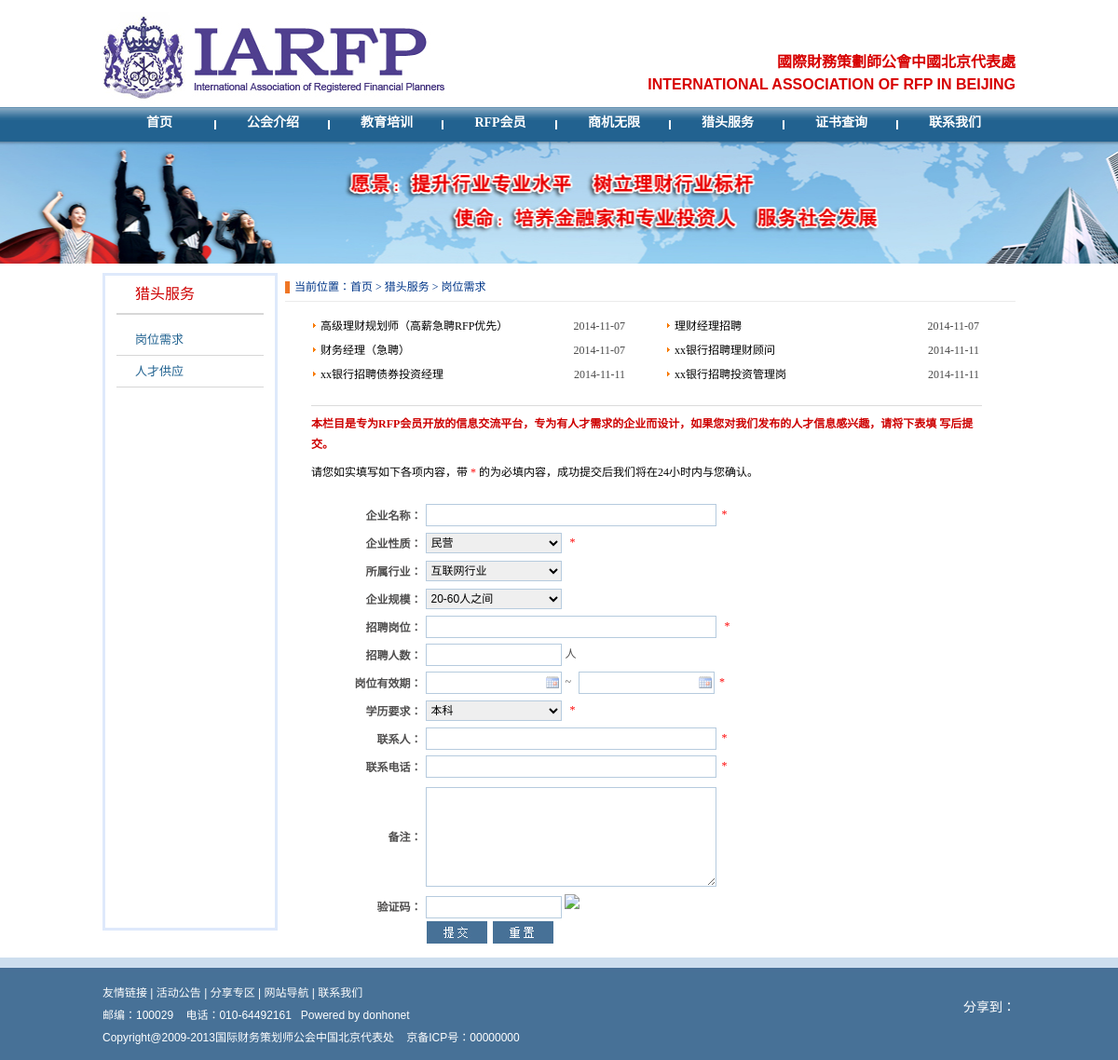
The app's page /post.php with its own data.
### tables this page shows
CREATE TABLE `dh_category` (
  `catId` bigint(20) NOT NULL auto_increment COMMENT '栏目ID',
  `parentId` bigint(20) default NULL COMMENT '上级栏目ID',
  `catName` varchar(128) default NULL COMMENT '栏目名称',
  `menuName` varchar(128) default NULL,
  `imgPath` varchar(500) default NULL COMMENT '图片路径',
  `createTime` datetime default NULL COMMENT '创建时间',
  `path` varchar(128) default NULL COMMENT '路径',
  `seqNo` smallint(1) default NULL COMMENT '排序序号',
  `style` smallint(1) default NULL COMMENT '栏目类型',
  `seoTitle` varchar(500) default NULL,
  `seoKey` varchar(255) default NULL,
  `seoDescription` text,
  `frontUrl` varchar(255) default NULL,
  `backUrl` varchar(255) default NULL,
  `description` text,
  `isShow` smallint(1) default '0',
  PRIMARY KEY  (`catId`)
);

CREATE TABLE `dh_new` (
  `nId` bigint(20) NOT NULL auto_increment,
  `title` varchar(500) default NULL,
  `intro` varchar(500) default NULL,
  `content` text,
  `catId` bigint(20) default NULL,
  `issueDate` date default NULL,
  `putTop` smallint(1) default NULL,
  `origin` varchar(255) default NULL,
  `isShow` smallint(1) default NULL,
  `isSecondShow` smallint(1) default NULL,
  `recom` smallint(1) default NULL,
  `seqNo` smallint(1) default NULL,
  `seoTitle` varchar(500) default NULL,
  `seoKey` varchar(500) default NULL,
  `seoDescription` varchar(500) default NULL,
  `urlRedirect` varchar(500) default NULL,
  `tag` varchar(500) default NULL,
  `imgPath` varchar(500) default NULL,
  `imgAlt` varchar(500) default NULL,
  `thumbnailPath` varchar(500) default NULL,
  `thumbnailAlt` varchar(500) default NULL,
  `author` varchar(200) NOT NULL default '',
  `createTime` datetime default NULL,
  PRIMARY KEY  (`nId`,`author`)
);

CREATE TABLE `dh_webconfig` (
  `wId` bigint(20) NOT NULL auto_increment,
  `name` varchar(500) default NULL,
  `imgPath` varchar(500) default NULL,
  `address` varchar(500) default NULL,
  `zipCode` varchar(30) default NULL,
  `tellphone` varchar(30) default NULL,
  `cellphone` varchar(30) default NULL,
  `fax` varchar(15) default NULL,
  `contact` varchar(100) default NULL,
  `qq` varchar(50) default NULL,
  `email` varchar(50) default NULL,
  `url` varchar(500) default NULL,
  `putOnRecords` varchar(100) default NULL,
  `seoTitle` varchar(500) default NULL,
  `seoKey` text,
  `seoDescription` text,
  `microblog` varchar(500) default NULL,
  `copyright` text,
  `seqNo` smallint(2) default NULL,
  `isDisabled` smallint(1) default NULL,
  `serviceTel` varchar(30) default NULL,
  PRIMARY KEY  (`wId`)
);

### post.php (the view, shortened to what the rows shown need)
<? require_once("core/common/globalFilter.php");?>
<? require_once("common/lib/config.php");?>
<?
  if (is_null($one) || intval($one) != 13) {
    $one = 13;
  }
  $categoryManager = ManagerFactory::getCategoryManager();
  $firstCat = $categoryManager->GetCatObjectByCatId($one);
  $twoCatList = $categoryManager->GetTwoCatListByOneId($one);
?>
<!DOCTYPE html PUBLIC "-//W3C//DTD XHTML 1.0 Transitional//EN" "http://www.w3.org/TR/xhtml1/DTD/xhtml1-transitional.dtd">
<html xmlns="http://www.w3.org/1999/xhtml">
<head>
<? require_once("common/master/header.php");?>
</head>
<body>
  <? require_once("common/master/nav.php");?>
  <div class="home_main">
    <div class="list_left" style="height:700px;">
      <div class="list_left1"><?=$firstCat->catName?></div>
      <div class="list_left2">
        <ul>
          <?
            FrontUtil::GenerateSecondCatMenu($twoCatList, $two);
          ?>
        </ul>
      </div>
    </div>
    <div class="nr_right">
      <div class="nr_right1">当前位置：<a href="<?=$indexUrl?>">首页</a><?=FrontUtil::GetLocation($two);?></div>
      <div class="rz_news">
        <ul>
         <?
          $newManager = ManagerFactory::getNewManager();
          $totalRecords = $newManager->GetSecondRecomNewList($two, 8);
          foreach($totalRecords as $row) {
            if($urlIsRewrite) {
              $url = "/post/detail-".$one."-".$two."-".$row->nId.".html";
            } else {
              $url = "/post_detail.php?one=".$one."&two=".$two."&id=".$row->nId;
            }
          ?>
          <li>
            <dt><img src="/resources/images/arrow011.jpg" /><a href="<?=$url?>"><?=$row->title?></a></dt>
            <dd><?=date("Y-m-d",strtotime($row->issueDate))?></dd>
          </li>
          <?
          }
          ?>
        </ul>
      </div>
       <div class="rz_news1">
        <p>本栏目是专为RFP会员开放的信息交流平台，专为有人才需求的企业而设计，如果您对我们发布的人才信息感兴趣，请将下表填
写后提交。</p>
        <p class="b">请您如实填写如下各项内容，带 <span>*</span> 的为必填内容，成功提交后我们将在24小时内与您确认。 </p>
       </div>
       <div class="rz_news2">
         <table style="width: 100%;" class="list_table" border="0" cellpadding="0" cellspacing="0">
        </table>
      </div>
    </div>
  </div>
  <? require_once("common/master/footer.php");?>
</body>
</html>

### common/master/nav.php (shortened to what the rows shown need)
<div class="nav">
  <div class="cw_nav1">
    <ul id="nav">
      <?
	      $categoryManager = ManagerFactory::getCategoryManager();
	      $navlist = $categoryManager->GetNavList(0);
	      $index = 0;
	      $count = count($navlist);
	      foreach($navlist as $navobject) {
	        $index++;
	        $clz = "";
          if ($index == $count) {
            $clz = "style=\"background:none;\"";
          }
	        if ($urlIsRewrite) {
	          $frontUrl = $navobject->frontUrl;
	          if ($frontUrl=="/") {
	            $url = $frontUrl;
	          } else if (!strrpos($frontUrl,"/",1)){
	            $url = $frontUrl."/";
	          } else {
	            $url = $frontUrl;
	          }
	        }else {
	          $frontUrl = $navobject->frontUrl;
	          if (empty($frontUrl) || $frontUrl == "/") {
	            $url = $frontUrl;
	          } else {
	            $url = $frontUrl.".php";
	          }
	        }
	    ?>
      <li <?=$clz?>><a href="<?=$url?>"><?=$navobject->catName?></a>
      </li>
      <?
        }
      ?>
    </ul>
  </div>
</div>

### common/lib/frontUtil.php (shortened to what the rows shown need)
<?
class FrontUtil {
  static function GetLocation($catId) {
    $categoryManager = ManagerFactory::getCategoryManager();
    $categoryobject = $categoryManager->GetCatObjectByCatId($catId);
    $link = self::generateLink($categoryobject);
    $catName = "<a href=\"".$link."\">".$categoryobject->catName."</a>";
    $parentId = $categoryobject->parentId;
    if ($parentId != 0) {
      return self::GetParentLocation($parentId)." > ".$catName;
    } else {
      return " > ".$catName;
    }
  }
  static function GetParentLocation($catId) {
    $categoryManager = ManagerFactory::getCategoryManager();
    $categoryobject= $categoryManager->GetCatObjectByCatId($catId);
    $link = self::generateLink($categoryobject);
    $parentCatName = "<a href='".$link."'>".$categoryobject->catName."</a>";
    $parentId = $categoryobject->parentId;
    if ($parentId != 0) {
      return self::GetParentLocation($parentId)." > ".$parentCatName;
    } else {
      return " > ".$parentCatName;
    }
  }
  static function generateLink($categoryobject) {
    global $urlIsRewrite;
    $link = "";
    if ($categoryobject->parentId == null || $categoryobject->parentId == 0) {
      if ($urlIsRewrite) {
        $link .= $categoryobject->frontUrl."/";
      } else {
        $link .= $categoryobject->frontUrl.".php"."?one=".$categoryobject->catId;
      }
    } else {
      if ($urlIsRewrite) {
        if ($categoryobject->style == 1) {
          $link .= $categoryobject->frontUrl."/detail-".$categoryobject->parentId."-".$categoryobject->catId.".html";
        } else {
          $link .= $categoryobject->frontUrl."/list-".$categoryobject->parentId."-".$categoryobject->catId.".html";
        }
      } else {
        $link .= $categoryobject->frontUrl.".php"."?one=".$categoryobject->parentId."&two=".$categoryobject->catId;
      }
    }
    return $link;
  }
  static function GenerateSecondCatMenu($twoCatList, $two) {
    global $urlIsRewrite;
    foreach($twoCatList as $row) {
      $clz = "";
      echo "<li>";
      if ($urlIsRewrite) {
        if ($row->style == 1) {
          echo "<a $clz href=\"".$row->frontUrl."/detail-".$row->parentId."-".$row->catId.".html\">".$row->catName."</a>";
        } else {
          echo "<a $clz href=\"".$row->frontUrl."/list-".$row->parentId."-".$row->catId.".html\">".$row->catName."</a>";
        }
      } else {
        echo "<a $clz href=\"".$row->frontUrl.".php"."?one=".$row->parentId."&two=".$row->catId."\">".$row->catName."</a>";
      }
      echo "</li>";
    }
  }
}
?>

### common/master/footer.php (shortened to what the rows shown need)
<div class="home_foot">
  <div class="foot">
    <div class="foot_left"><a href="<?=$linksUrl?>">友情链接</a> | <a href="<?=$noticeUrl?>">活动公告</a> | <a href="<?=$shareUrl?>">分享专区</a> | <a href="<?=$navUrl?>">网站导航</a> | <a href="<?=$contactUrl?>">联系我们</a><br />
      邮编：<?=$config->zipCode?>    &nbsp;&nbsp; 电话：<?=$config->tellphone?>     &nbsp;  Powered by <a href="http://www.donhonet.net">donhonet</a><br />
      <?=$config->copyright?>  &nbsp;&nbsp; 京备ICP号：<?=$config->putOnRecords?> </div>
    <div class="foot_right">
      <dl>
      </dl>
    </div>
  </div>
</div>

### records on screen
dh_category: catName "首页"
dh_category: catName "公会介绍"
dh_category: catName "教育培训"
dh_category: catName "RFP会员"
dh_category: catName "商机无限"
dh_category: catName "猎头服务"
dh_category: catName "证书查询"
dh_category: catName "联系我们"
dh_category: catName "岗位需求", parentId "> >"
dh_category: catName "人才供应"
dh_new: title "高级理财规划师（高薪急聘RFP优先）", issueDate "2014-11-07"
dh_new: title "理财经理招聘", issueDate "2014-11-07"
dh_new: title "财务经理（急聘）", issueDate "2014-11-07"
dh_new: title "xx银行招聘理财顾问", issueDate "2014-11-11"
dh_new: title "xx银行招聘债券投资经理", issueDate "2014-11-11"
dh_new: title "xx银行招聘投资管理岗", issueDate "2014-11-11"
dh_webconfig: zipCode "100029", tellphone "010-64492161", copyright "Copyright@2009-2013国际财务策划师公会中国北京代表处", putOnRecords "00000000"

### other values on screen
form field nature "民营"
form field industry "互联网行业"
form field scale "20-60人之间"
form field education "本科"
